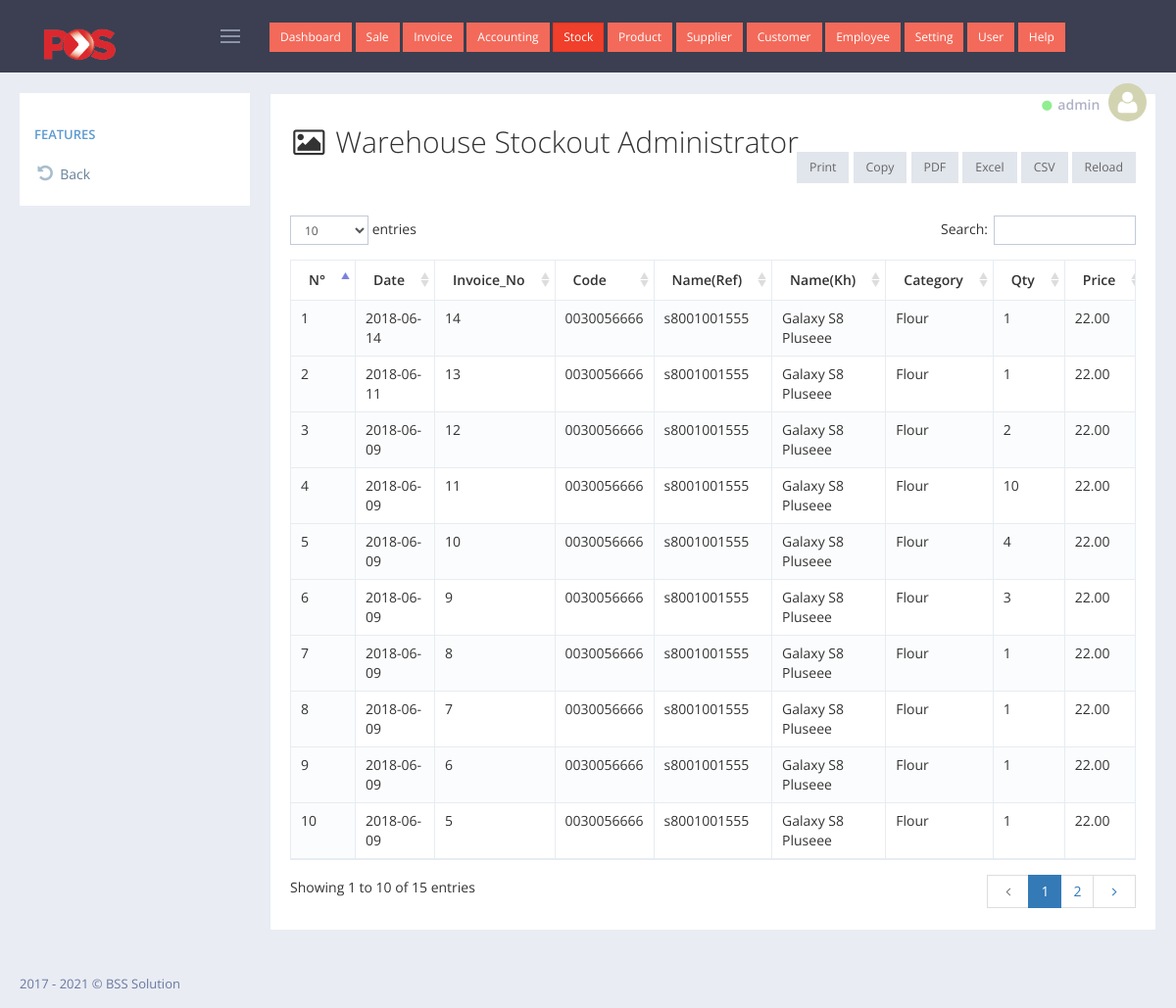
Page /admin/st_stockout/index.php (signed in) on the committed database.
### tables this page shows
CREATE TABLE `tbl_pos_invoice` (
  `transaction_id` int(6) UNSIGNED ZEROFILL NOT NULL,
  `inv_no` int(200) NOT NULL,
  `cashier_name` varchar(100) NOT NULL,
  `user_id` int(11) NOT NULL,
  `cus` int(11) NOT NULL,
  `date_sell` date NOT NULL,
  `amount` decimal(10,2) NOT NULL,
  `vat` decimal(10,2) NOT NULL,
  `pay_dollar` decimal(10,2) NOT NULL,
  `pay_riel` varchar(111) NOT NULL
);

CREATE TABLE `tbl_pos_stockout` (
  `transaction_id` int(11) NOT NULL,
  `invoice` varchar(100) NOT NULL,
  `code_out` varchar(200) NOT NULL,
  `pro_nameen` varchar(200) NOT NULL,
  `pro_namekh` varchar(200) NOT NULL,
  `qty_out` varchar(100) NOT NULL,
  `price` decimal(10,2) NOT NULL,
  `amount` decimal(10,2) NOT NULL,
  `discount` decimal(10,2) NOT NULL,
  `vat` decimal(10,2) NOT NULL,
  `date_out` date NOT NULL,
  `pro_id` int(111) NOT NULL,
  `so_user_id` int(11) NOT NULL
);

CREATE TABLE `tbl_pos_product` (
  `pro_id` int(200) NOT NULL,
  `code` varchar(200) NOT NULL,
  `ref` varchar(200) NOT NULL,
  `paket` varchar(100) NOT NULL,
  `name_en` varchar(200) NOT NULL,
  `name_kh` varchar(200) NOT NULL,
  `price_dolla` decimal(10,2) NOT NULL,
  `price_riel` decimal(10,2) NOT NULL,
  `photo` varchar(200) NOT NULL,
  `note_pro` varchar(200) NOT NULL,
  `cate_id` int(100) NOT NULL
);

CREATE TABLE `tbl_pos_category` (
  `cate_id` int(100) NOT NULL,
  `category_name` varchar(200) NOT NULL,
  `note_cate` varchar(200) NOT NULL
);

### admin/st_stockout/index.php (the view, shortened to what this page needs)
<?php
    include_once '../../config/database.php';
    include_once '../layout/header.php';
?>
<div class="portlet light bordered">
    <div class="row">
        <div class="col-xs-12">
            <h2><i class="fa fa-image fa-fw"></i> Warehouse Stockout Administrator</h2>
        </div>
    </div>
    <br>
    <br>
    <div class="portlet-body">
        <div id="sample_1_wrapper" class="dataTables_wrapper">
            <table class="table table-striped table-bordered table-hover dataTable dtr-inline " id="sample_2" role="grid" aria-describedby="sample_1_info">
                <thead>
                    <tr>
                        <th>N&deg;</th>
                        <th>Date</th>
                        <th>Invoice_No</th>
                        <th>Code</th>
                        <th>Name(Ref)</th>
                        <th>Name(Kh)</th>
                        <th>Category</th>
                        <th>Qty</th>
                        <th>Price</th>
                    </tr>
                </thead>
                <tbody>
                    <?php
                        $i = 0;
                        $get_data = $connect->query("SELECT * FROM tbl_pos_stockout A
                              LEFT JOIN tbl_pos_product B ON A.pro_id=B.pro_id
                              LEFT JOIN tbl_pos_category C ON B.cate_id=C.cate_id ORDER BY A.date_out DESC");
                        while ($row = mysqli_fetch_object($get_data)) {
                            echo '<tr>';
                                echo '<td>'.(++$i).'</td>';
                                echo '<td>'.$row->date_out.'</td>';
                                echo '<td>'.$row->invoice.'</td>';
                                echo '<td>'.$row->code.'</td>';
                                echo '<td>'.$row->ref.'</td>';
                                echo '<td>'.$row->name_kh.'</td>';
                                echo '<td>'.$row->category_name.'</td>';
                                echo '<td>'.$row->qty_out.'</td>';
                                echo '<td>'.$row->price.'</td>';
                            echo '</tr>';
                        }
                    ?>
                </tbody>
            </table>
        </div>
    </div>
</div>
<?php include_once '../layout/footer.php' ?>

### admin/layout/header.php (shortened to what this page needs)
<!DOCTYPE html>
<html lang="en">
    <head>
        <link href="../../assets/global/plugins/font-awesome/css/font-awesome.min.css" rel="stylesheet" type="text/css" />
        <link href="../../assets/global/plugins/simple-line-icons/simple-line-icons.min.css" rel="stylesheet" type="text/css" />
        <link href="../../assets/global/plugins/bootstrap/css/bootstrap.min.css" rel="stylesheet" type="text/css" />
        <link href="../../assets/global/plugins/bootstrap-switch/css/bootstrap-switch.min.css" rel="stylesheet" type="text/css" />
        <link href="../../assets/global/plugins/datatables/datatables.min.css" rel="stylesheet" type="text/css" />
        <link href="../../assets/global/plugins/datatables/plugins/bootstrap/datatables.bootstrap.css" rel="stylesheet" type="text/css" />
        <link href="../../assets/global/plugins/bootstrap-datepicker/css/bootstrap-datepicker3.min.css" rel="stylesheet" type="text/css" />
        <link href="../../assets/global/css/components.min.css" rel="stylesheet" id="style_components" type="text/css" />
        <link href="../../assets/global/css/plugins.min.css" rel="stylesheet" type="text/css" />
        <link href="../../assets/layouts/layout4/css/layout.min.css" rel="stylesheet" type="text/css" />
        <link href="../../assets/layouts/layout4/css/themes/default.min.css" rel="stylesheet" type="text/css" id="style_color" />
        <link href="../../assets/layouts/layout4/css/custom.min.css" rel="stylesheet" type="text/css" />
    </head>
    <body class="page-container-bg-solid page-header-fixed page-sidebar-closed-hide-logo">
        <div class="page-header navbar navbar-fixed-top">
            <div class="page-header-inner ">
                <div class="page-logo">
                    <a href="../../index.php">
                        <img src="../../img/img_logo/Pos_Malaysia_Logo.png" width="100px" alt="logo" class="logo-default" />
                    </a>
                    <div class="menu-toggler sidebar-toggler">
                    </div>
                </div>
                <?php include_once('top_navigation.php') ?>
                <div class="page-top">
                    <div class="top-menu">
                        <ul class="nav navbar-nav pull-right">
                            <li class="dropdown dropdown-user dropdown-dark">
                                <a href="javascript:;" class="dropdown-toggle" data-toggle="dropdown" data-hover="dropdown" data-close-others="true">
                                    <small><i class="fa fa-circle" style="color: lightgreen;"></i></small>
                                    <span class="username username-hide-on-mobile"> <?= @$_SESSION['user']->username ?> </span>
                                    <img alt="" class="img-circle" src="../../img/img_user/blank.png" /> </a>
                            </li>
                        </ul>
                    </div>
                </div>
            </div>
        </div>
        <div class="page-container">
            <div class="page-content-wrapper">
                <div class="page-content" style="transform: translate(0px,-10px);">

### rows in the picture
tbl_pos_invoice: cashier_name "admin"
tbl_pos_stockout: date_out "2018-06-14", invoice "14", pro.code "0030056666", pro.ref "s8001001555", pro.name_kh "Galaxy S8 Pluseee", tbl_pos_category.category_name "Flour", qty_out "1", price "22.00"
tbl_pos_stockout: date_out "2018-06-11", invoice "13", pro.code "0030056666", pro.ref "s8001001555", pro.name_kh "Galaxy S8 Pluseee", tbl_pos_category.category_name "Flour", qty_out "1", price "22.00"
tbl_pos_stockout: date_out "2018-06-09", invoice "12", pro.code "0030056666", pro.ref "s8001001555", pro.name_kh "Galaxy S8 Pluseee", tbl_pos_category.category_name "Flour", qty_out "2", price "22.00"
tbl_pos_stockout: date_out "2018-06-09", invoice "11", pro.code "0030056666", pro.ref "s8001001555", pro.name_kh "Galaxy S8 Pluseee", tbl_pos_category.category_name "Flour", qty_out "10", price "22.00"
tbl_pos_stockout: date_out "2018-06-09", invoice "10", pro.code "0030056666", pro.ref "s8001001555", pro.name_kh "Galaxy S8 Pluseee", tbl_pos_category.category_name "Flour", qty_out "4", price "22.00"
tbl_pos_stockout: date_out "2018-06-09", invoice "9", pro.code "0030056666", pro.ref "s8001001555", pro.name_kh "Galaxy S8 Pluseee", tbl_pos_category.category_name "Flour", qty_out "3", price "22.00"
tbl_pos_stockout: date_out "2018-06-09", invoice "8", pro.code "0030056666", pro.ref "s8001001555", pro.name_kh "Galaxy S8 Pluseee", tbl_pos_category.category_name "Flour", qty_out "1", price "22.00"
tbl_pos_stockout: date_out "2018-06-09", invoice "7", pro.code "0030056666", pro.ref "s8001001555", pro.name_kh "Galaxy S8 Pluseee", tbl_pos_category.category_name "Flour", qty_out "1", price "22.00"
tbl_pos_stockout: date_out "2018-06-09", invoice "6", pro.code "0030056666", pro.ref "s8001001555", pro.name_kh "Galaxy S8 Pluseee", tbl_pos_category.category_name "Flour", qty_out "1", price "22.00"
tbl_pos_stockout: date_out "2018-06-09", invoice "5", pro.code "0030056666", pro.ref "s8001001555", pro.name_kh "Galaxy S8 Pluseee", tbl_pos_category.category_name "Flour", qty_out "1", price "22.00"
